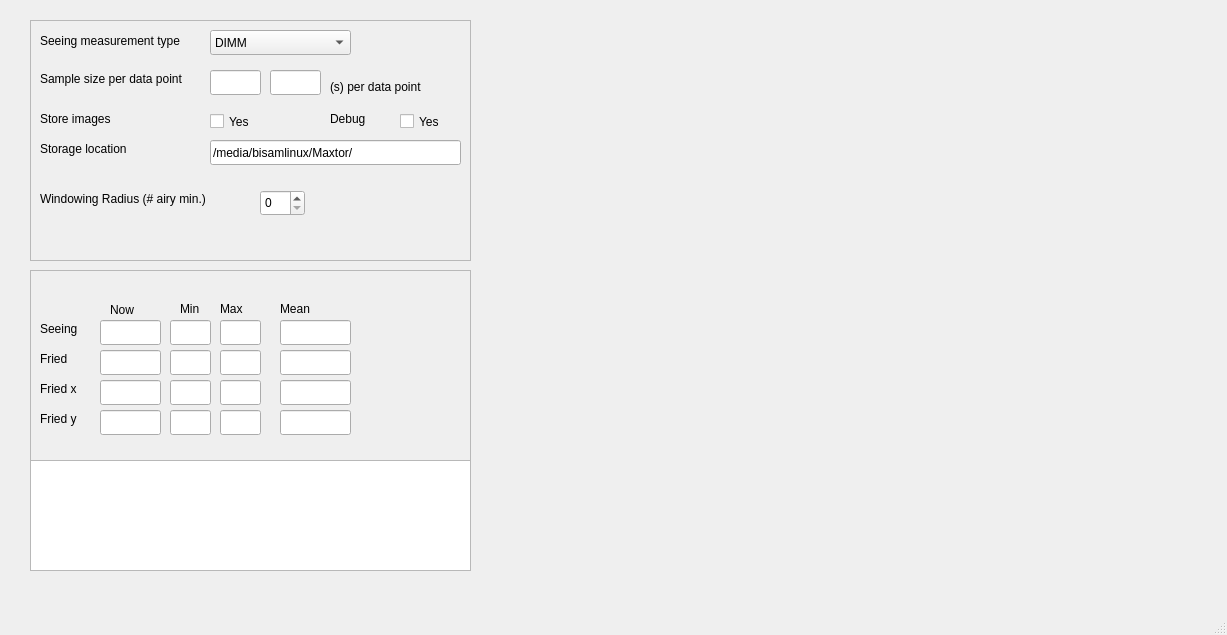
<?xml version="1.0" encoding="UTF-8"?>
<ui version="4.0">
 <class>SeeingGui</class>
 <widget class="QMainWindow" name="SeeingGui">
  <property name="geometry">
   <rect>
    <x>0</x>
    <y>0</y>
    <width>1227</width>
    <height>635</height>
   </rect>
  </property>
  <property name="windowTitle">
   <string>MainWindow</string>
  </property>
  <widget class="QWidget" name="centralwidget">
   <widget class="QFrame" name="displayFrame">
    <property name="geometry">
     <rect>
      <x>30</x>
      <y>270</y>
      <width>441</width>
      <height>191</height>
     </rect>
    </property>
    <property name="frameShape">
     <enum>QFrame::StyledPanel</enum>
    </property>
    <property name="frameShadow">
     <enum>QFrame::Raised</enum>
    </property>
    <widget class="QLabel" name="Label_Min">
     <property name="geometry">
      <rect>
       <x>150</x>
       <y>30</y>
       <width>31</width>
       <height>17</height>
      </rect>
     </property>
     <property name="text">
      <string>Min</string>
     </property>
    </widget>
    <widget class="QLabel" name="Label_Max">
     <property name="geometry">
      <rect>
       <x>190</x>
       <y>30</y>
       <width>31</width>
       <height>17</height>
      </rect>
     </property>
     <property name="text">
      <string>Max</string>
     </property>
    </widget>
    <widget class="QLabel" name="Label_Mean">
     <property name="geometry">
      <rect>
       <x>250</x>
       <y>30</y>
       <width>54</width>
       <height>17</height>
      </rect>
     </property>
     <property name="text">
      <string>Mean</string>
     </property>
    </widget>
    <widget class="QLabel" name="Label_Now">
     <property name="geometry">
      <rect>
       <x>80</x>
       <y>30</y>
       <width>31</width>
       <height>20</height>
      </rect>
     </property>
     <property name="text">
      <string>Now</string>
     </property>
    </widget>
    <widget class="QLabel" name="Label_seeing">
     <property name="geometry">
      <rect>
       <x>10</x>
       <y>50</y>
       <width>54</width>
       <height>17</height>
      </rect>
     </property>
     <property name="text">
      <string>Seeing</string>
     </property>
    </widget>
    <widget class="QLabel" name="Label_Fried">
     <property name="geometry">
      <rect>
       <x>10</x>
       <y>80</y>
       <width>54</width>
       <height>17</height>
      </rect>
     </property>
     <property name="text">
      <string>Fried</string>
     </property>
    </widget>
    <widget class="QLineEdit" name="LE_FriedMean">
     <property name="geometry">
      <rect>
       <x>250</x>
       <y>80</y>
       <width>71</width>
       <height>25</height>
      </rect>
     </property>
    </widget>
    <widget class="QLineEdit" name="LE_SeeingMin">
     <property name="geometry">
      <rect>
       <x>140</x>
       <y>50</y>
       <width>41</width>
       <height>25</height>
      </rect>
     </property>
    </widget>
    <widget class="QLineEdit" name="LE_FriedNow">
     <property name="geometry">
      <rect>
       <x>70</x>
       <y>80</y>
       <width>61</width>
       <height>25</height>
      </rect>
     </property>
    </widget>
    <widget class="QLineEdit" name="LE_SeeingNow">
     <property name="geometry">
      <rect>
       <x>70</x>
       <y>50</y>
       <width>61</width>
       <height>25</height>
      </rect>
     </property>
    </widget>
    <widget class="QLineEdit" name="LE_SeeingMax">
     <property name="geometry">
      <rect>
       <x>190</x>
       <y>50</y>
       <width>41</width>
       <height>25</height>
      </rect>
     </property>
    </widget>
    <widget class="QLineEdit" name="LE_FriedMax">
     <property name="geometry">
      <rect>
       <x>190</x>
       <y>80</y>
       <width>41</width>
       <height>25</height>
      </rect>
     </property>
    </widget>
    <widget class="QLineEdit" name="LE_SeeingMean">
     <property name="geometry">
      <rect>
       <x>250</x>
       <y>50</y>
       <width>71</width>
       <height>25</height>
      </rect>
     </property>
    </widget>
    <widget class="QLineEdit" name="LE_FriedMin">
     <property name="geometry">
      <rect>
       <x>140</x>
       <y>80</y>
       <width>41</width>
       <height>25</height>
      </rect>
     </property>
    </widget>
    <widget class="QLineEdit" name="LE_FriedMean_x">
     <property name="geometry">
      <rect>
       <x>250</x>
       <y>110</y>
       <width>71</width>
       <height>25</height>
      </rect>
     </property>
    </widget>
    <widget class="QLineEdit" name="LE_FriedMean_y">
     <property name="geometry">
      <rect>
       <x>250</x>
       <y>140</y>
       <width>71</width>
       <height>25</height>
      </rect>
     </property>
    </widget>
    <widget class="QLineEdit" name="LE_FriedNow_x">
     <property name="geometry">
      <rect>
       <x>70</x>
       <y>110</y>
       <width>61</width>
       <height>25</height>
      </rect>
     </property>
    </widget>
    <widget class="QLineEdit" name="LE_FriedNow_y">
     <property name="geometry">
      <rect>
       <x>70</x>
       <y>140</y>
       <width>61</width>
       <height>25</height>
      </rect>
     </property>
    </widget>
    <widget class="QLabel" name="Label_Fried_2">
     <property name="geometry">
      <rect>
       <x>10</x>
       <y>110</y>
       <width>54</width>
       <height>17</height>
      </rect>
     </property>
     <property name="text">
      <string>Fried x</string>
     </property>
    </widget>
    <widget class="QLabel" name="Label_Fried_3">
     <property name="geometry">
      <rect>
       <x>10</x>
       <y>140</y>
       <width>54</width>
       <height>17</height>
      </rect>
     </property>
     <property name="text">
      <string>Fried y</string>
     </property>
    </widget>
    <widget class="QLineEdit" name="LE_FriedMin_x">
     <property name="geometry">
      <rect>
       <x>140</x>
       <y>110</y>
       <width>41</width>
       <height>25</height>
      </rect>
     </property>
    </widget>
    <widget class="QLineEdit" name="LE_FriedMin_y">
     <property name="geometry">
      <rect>
       <x>140</x>
       <y>140</y>
       <width>41</width>
       <height>25</height>
      </rect>
     </property>
    </widget>
    <widget class="QLineEdit" name="LE_FriedMax_x">
     <property name="geometry">
      <rect>
       <x>190</x>
       <y>110</y>
       <width>41</width>
       <height>25</height>
      </rect>
     </property>
    </widget>
    <widget class="QLineEdit" name="LE_FriedMax_y">
     <property name="geometry">
      <rect>
       <x>190</x>
       <y>140</y>
       <width>41</width>
       <height>25</height>
      </rect>
     </property>
    </widget>
   </widget>
   <widget class="QCustomPlot" name="SeeingPlot" native="true">
    <property name="geometry">
     <rect>
      <x>490</x>
      <y>0</y>
      <width>721</width>
      <height>271</height>
     </rect>
    </property>
   </widget>
   <widget class="QCustomPlot" name="FriedPlot" native="true">
    <property name="geometry">
     <rect>
      <x>490</x>
      <y>290</y>
      <width>721</width>
      <height>281</height>
     </rect>
    </property>
   </widget>
   <widget class="QTextEdit" name="TE_logSeeing">
    <property name="geometry">
     <rect>
      <x>30</x>
      <y>460</y>
      <width>441</width>
      <height>111</height>
     </rect>
    </property>
   </widget>
   <widget class="QFrame" name="configurationFrame">
    <property name="geometry">
     <rect>
      <x>30</x>
      <y>20</y>
      <width>441</width>
      <height>241</height>
     </rect>
    </property>
    <property name="frameShape">
     <enum>QFrame::StyledPanel</enum>
    </property>
    <property name="frameShadow">
     <enum>QFrame::Raised</enum>
    </property>
    <widget class="QLabel" name="Label_WindowingRadius">
     <property name="geometry">
      <rect>
       <x>10</x>
       <y>170</y>
       <width>181</width>
       <height>17</height>
      </rect>
     </property>
     <property name="text">
      <string>Windowing Radius (# airy min.)</string>
     </property>
    </widget>
    <widget class="QLineEdit" name="LE_SecPerDataPoint">
     <property name="geometry">
      <rect>
       <x>240</x>
       <y>50</y>
       <width>51</width>
       <height>25</height>
      </rect>
     </property>
    </widget>
    <widget class="QComboBox" name="ComboB_MeasurementType">
     <property name="geometry">
      <rect>
       <x>180</x>
       <y>10</y>
       <width>141</width>
       <height>25</height>
      </rect>
     </property>
     <item>
      <property name="text">
       <string>DIMM</string>
      </property>
     </item>
     <item>
      <property name="text">
       <string>Gaussian fit</string>
      </property>
     </item>
    </widget>
    <widget class="QLineEdit" name="LE_SampleSize">
     <property name="geometry">
      <rect>
       <x>180</x>
       <y>50</y>
       <width>51</width>
       <height>25</height>
      </rect>
     </property>
    </widget>
    <widget class="QSpinBox" name="SB_WindowingRadius">
     <property name="geometry">
      <rect>
       <x>230</x>
       <y>170</y>
       <width>45</width>
       <height>26</height>
      </rect>
     </property>
    </widget>
    <widget class="QLabel" name="Label_SampleSize">
     <property name="geometry">
      <rect>
       <x>10</x>
       <y>50</y>
       <width>151</width>
       <height>17</height>
      </rect>
     </property>
     <property name="text">
      <string>Sample size per data point</string>
     </property>
    </widget>
    <widget class="QLabel" name="Label_StorageLocation">
     <property name="geometry">
      <rect>
       <x>10</x>
       <y>120</y>
       <width>101</width>
       <height>17</height>
      </rect>
     </property>
     <property name="text">
      <string>Storage location</string>
     </property>
    </widget>
    <widget class="QLineEdit" name="LE_DirectoryPath">
     <property name="geometry">
      <rect>
       <x>180</x>
       <y>120</y>
       <width>251</width>
       <height>25</height>
      </rect>
     </property>
     <property name="text">
      <string>/media/bisamlinux/Maxtor/</string>
     </property>
    </widget>
    <widget class="QLabel" name="Label_StoreImages">
     <property name="geometry">
      <rect>
       <x>10</x>
       <y>90</y>
       <width>91</width>
       <height>17</height>
      </rect>
     </property>
     <property name="text">
      <string>Store images</string>
     </property>
    </widget>
    <widget class="QLabel" name="Label_SeeingMeasurementType">
     <property name="geometry">
      <rect>
       <x>10</x>
       <y>10</y>
       <width>151</width>
       <height>21</height>
      </rect>
     </property>
     <property name="text">
      <string>Seeing measurement type</string>
     </property>
    </widget>
    <widget class="QLabel" name="Label_SecPerDataPoint">
     <property name="geometry">
      <rect>
       <x>300</x>
       <y>56</y>
       <width>131</width>
       <height>21</height>
      </rect>
     </property>
     <property name="text">
      <string>(s) per data point</string>
     </property>
    </widget>
    <widget class="QCheckBox" name="CheckB_Yes">
     <property name="geometry">
      <rect>
       <x>180</x>
       <y>90</y>
       <width>41</width>
       <height>23</height>
      </rect>
     </property>
     <property name="text">
      <string>Yes</string>
     </property>
    </widget>
    <widget class="QLabel" name="Label_Debug">
     <property name="geometry">
      <rect>
       <x>300</x>
       <y>90</y>
       <width>51</width>
       <height>17</height>
      </rect>
     </property>
     <property name="text">
      <string>Debug</string>
     </property>
    </widget>
    <widget class="QCheckBox" name="CheckB_Debug">
     <property name="geometry">
      <rect>
       <x>370</x>
       <y>90</y>
       <width>41</width>
       <height>23</height>
      </rect>
     </property>
     <property name="text">
      <string>Yes</string>
     </property>
    </widget>
   </widget>
  </widget>
  <widget class="QMenuBar" name="menubar">
   <property name="geometry">
    <rect>
     <x>0</x>
     <y>0</y>
     <width>1227</width>
     <height>22</height>
    </rect>
   </property>
  </widget>
  <widget class="QStatusBar" name="statusbar"/>
 </widget>
 <customwidgets>
  <customwidget>
   <class>QCustomPlot</class>
   <extends>QWidget</extends>
   <header>qcustomplot.h</header>
   <container>1</container>
  </customwidget>
 </customwidgets>
 <resources/>
 <connections/>
</ui>
